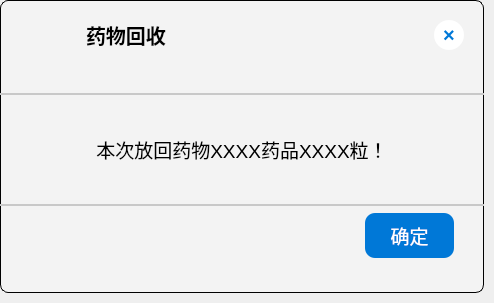
<?xml version="1.0" encoding="UTF-8"?>
<ui version="4.0">
 <class>dialog_store_success</class>
 <widget class="QDialog" name="dialog_store_success">
  <property name="geometry">
   <rect>
    <x>0</x>
    <y>0</y>
    <width>494</width>
    <height>303</height>
   </rect>
  </property>
  <property name="windowTitle">
   <string>Dialog</string>
  </property>
  <property name="styleSheet">
   <string notr="true"/>
  </property>
  <layout class="QVBoxLayout" name="verticalLayout" stretch="0">
   <property name="leftMargin">
    <number>0</number>
   </property>
   <property name="topMargin">
    <number>0</number>
   </property>
   <property name="rightMargin">
    <number>10</number>
   </property>
   <property name="bottomMargin">
    <number>10</number>
   </property>
   <item>
    <widget class="QWidget" name="widget" native="true">
     <property name="styleSheet">
      <string notr="true">#widget{
background-color: rgb(243, 243, 243);
border-radius: 8px;
border: 1px solid
}</string>
     </property>
     <layout class="QVBoxLayout" name="verticalLayout_2" stretch="1,2,1">
      <property name="spacing">
       <number>0</number>
      </property>
      <property name="leftMargin">
       <number>0</number>
      </property>
      <property name="topMargin">
       <number>0</number>
      </property>
      <property name="rightMargin">
       <number>0</number>
      </property>
      <property name="bottomMargin">
       <number>0</number>
      </property>
      <item>
       <widget class="QWidget" name="widget_2" native="true">
        <property name="styleSheet">
         <string notr="true">#widget_2
{
	border-bottom: 2px solid rgb(200, 200, 200);
}</string>
        </property>
        <layout class="QHBoxLayout" name="horizontalLayout" stretch="0,0,0">
         <property name="leftMargin">
          <number>0</number>
         </property>
         <property name="topMargin">
          <number>0</number>
         </property>
         <property name="rightMargin">
          <number>20</number>
         </property>
         <property name="bottomMargin">
          <number>25</number>
         </property>
         <item>
          <widget class="QLabel" name="label">
           <property name="sizePolicy">
            <sizepolicy hsizetype="Ignored" vsizetype="Ignored">
             <horstretch>0</horstretch>
             <verstretch>0</verstretch>
            </sizepolicy>
           </property>
           <property name="styleSheet">
            <string notr="true">min-width:     70px;     
min-height:    70px;     
max-width:     70px;    
max-height:    70px;   </string>
           </property>
           <property name="text">
            <string/>
           </property>
           <property name="pixmap">
            <pixmap resource="images.qrc">:/images/clock.png</pixmap>
           </property>
           <property name="scaledContents">
            <bool>true</bool>
           </property>
           <property name="alignment">
            <set>Qt::AlignCenter</set>
           </property>
          </widget>
         </item>
         <item>
          <widget class="QLabel" name="label_2">
           <property name="font">
            <font>
             <family>微软雅黑</family>
             <pointsize>15</pointsize>
             <bold>true</bold>
            </font>
           </property>
           <property name="text">
            <string>药物回收</string>
           </property>
           <property name="indent">
            <number>10</number>
           </property>
          </widget>
         </item>
         <item>
          <widget class="QToolButton" name="toolButton_2">
           <property name="styleSheet">
            <string notr="true">QToolButton {
    background-color: white;
    color: #0078d7;
    border: none;
    border-radius: 15px;
    font-size: 20px;
    font-weight: bold;
    min-width: 30px;
    min-height: 30px;
    max-width: 30px;
    max-height: 30px;
}
QToolButton:hover {
    background-color: #f0f8ff;
}
QToolButton:pressed {
    background-color: #e0f0ff;
}</string>
           </property>
           <property name="text">
            <string>×</string>
           </property>
          </widget>
         </item>
        </layout>
       </widget>
      </item>
      <item>
       <widget class="QWidget" name="widget_4" native="true">
        <layout class="QHBoxLayout" name="horizontalLayout_2">
         <item>
          <widget class="QLabel" name="content">
           <property name="font">
            <font>
             <pointsize>14</pointsize>
            </font>
           </property>
           <property name="text">
            <string>本次放回药物XXXX药品XXXX粒！</string>
           </property>
           <property name="alignment">
            <set>Qt::AlignCenter</set>
           </property>
           <property name="wordWrap">
            <bool>true</bool>
           </property>
          </widget>
         </item>
        </layout>
       </widget>
      </item>
      <item>
       <widget class="QWidget" name="widget_3" native="true">
        <property name="font">
         <font>
          <pointsize>14</pointsize>
         </font>
        </property>
        <property name="styleSheet">
         <string notr="true">#widget_3
{
	border-top: 2px solid rgb(200, 200, 200);
}</string>
        </property>
        <layout class="QHBoxLayout" name="horizontalLayout_3" stretch="4,1">
         <property name="rightMargin">
          <number>30</number>
         </property>
         <property name="bottomMargin">
          <number>35</number>
         </property>
         <item>
          <spacer name="horizontalSpacer">
           <property name="orientation">
            <enum>Qt::Horizontal</enum>
           </property>
           <property name="sizeHint" stdset="0">
            <size>
             <width>427</width>
             <height>20</height>
            </size>
           </property>
          </spacer>
         </item>
         <item>
          <widget class="QPushButton" name="pushButton">
           <property name="sizePolicy">
            <sizepolicy hsizetype="Preferred" vsizetype="Fixed">
             <horstretch>0</horstretch>
             <verstretch>0</verstretch>
            </sizepolicy>
           </property>
           <property name="font">
            <font>
             <family>微软雅黑</family>
             <pointsize>14</pointsize>
            </font>
           </property>
           <property name="styleSheet">
            <string notr="true">QPushButton {
    background-color: #0078d7;
    color: white;
    border-radius: 10px;
    border: none;
    padding: 8px 8px;
}

QPushButton:hover {
    background-color: #106ebe;
}

QPushButton:pressed {
    background-color: #005a9e;
}</string>
           </property>
           <property name="text">
            <string>确定</string>
           </property>
          </widget>
         </item>
        </layout>
       </widget>
      </item>
     </layout>
    </widget>
   </item>
  </layout>
 </widget>
 <resources>
  <include location="images.qrc"/>
 </resources>
 <connections/>
</ui>
